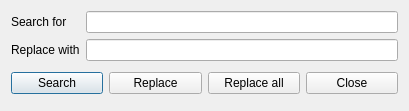
<?xml version="1.0" encoding="UTF-8"?>
<ui version="4.0">
 <class>replace_dialog</class>
 <widget class="QDialog" name="replace_dialog">
  <property name="geometry">
   <rect>
    <x>0</x>
    <y>0</y>
    <width>409</width>
    <height>111</height>
   </rect>
  </property>
  <property name="windowTitle">
   <string>Search/ Replace</string>
  </property>
  <layout class="QVBoxLayout" name="verticalLayout">
   <item>
    <widget class="QWidget" name="widget" native="true">
     <layout class="QFormLayout" name="formLayout">
      <property name="margin">
       <number>0</number>
      </property>
      <item row="0" column="0">
       <widget class="QLabel" name="label">
        <property name="text">
         <string>Search for</string>
        </property>
       </widget>
      </item>
      <item row="1" column="0">
       <widget class="QLabel" name="label_2">
        <property name="text">
         <string>Replace with</string>
        </property>
       </widget>
      </item>
      <item row="0" column="1">
       <widget class="QLineEdit" name="edit_search">
        <property name="toolTip">
         <string>Search term</string>
        </property>
       </widget>
      </item>
      <item row="1" column="1">
       <widget class="QLineEdit" name="edit_replace">
        <property name="toolTip">
         <string>Replacement term</string>
        </property>
       </widget>
      </item>
     </layout>
    </widget>
   </item>
   <item>
    <widget class="QWidget" name="widget_2" native="true">
     <layout class="QHBoxLayout" name="horizontalLayout">
      <property name="margin">
       <number>0</number>
      </property>
      <item>
       <widget class="QPushButton" name="button_search">
        <property name="toolTip">
         <string>Search and select a single occurence</string>
        </property>
        <property name="text">
         <string>Search</string>
        </property>
        <property name="icon">
         <iconset>
          <normaloff>:/icons/search.png</normaloff>:/icons/search.png</iconset>
        </property>
       </widget>
      </item>
      <item>
       <widget class="QPushButton" name="button_replace">
        <property name="toolTip">
         <string>Replace the current selection</string>
        </property>
        <property name="text">
         <string>Replace</string>
        </property>
        <property name="icon">
         <iconset>
          <normaloff>:/icons/replace.png</normaloff>:/icons/replace.png</iconset>
        </property>
       </widget>
      </item>
      <item>
       <widget class="QPushButton" name="button_replace_all">
        <property name="toolTip">
         <string>Replace all occurences</string>
        </property>
        <property name="text">
         <string>Replace all</string>
        </property>
        <property name="icon">
         <iconset>
          <normaloff>:/icons/replace.png</normaloff>:/icons/replace.png</iconset>
        </property>
       </widget>
      </item>
      <item>
       <widget class="QPushButton" name="button_close">
        <property name="toolTip">
         <string>Close this dialog</string>
        </property>
        <property name="text">
         <string>Close</string>
        </property>
        <property name="icon">
         <iconset>
          <normaloff>:/icons/close.png</normaloff>:/icons/close.png</iconset>
        </property>
       </widget>
      </item>
     </layout>
    </widget>
   </item>
  </layout>
 </widget>
 <resources/>
 <connections>
  <connection>
   <sender>button_close</sender>
   <signal>clicked()</signal>
   <receiver>replace_dialog</receiver>
   <slot>accept()</slot>
   <hints>
    <hint type="sourcelabel">
     <x>338</x>
     <y>84</y>
    </hint>
    <hint type="destinationlabel">
     <x>194</x>
     <y>53</y>
    </hint>
   </hints>
  </connection>
 </connections>
</ui>
